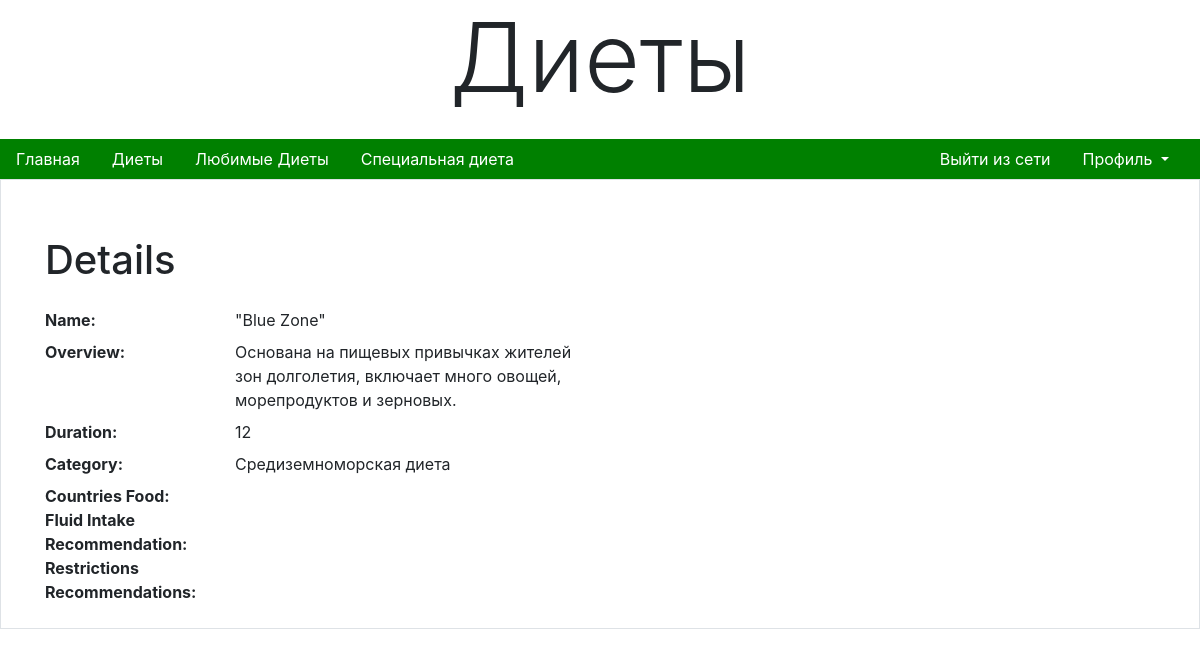
/diets/4 (signed in), run on the app's committed database.
### main/models.py (models this page shows, shortened)
class Diets(models.Model):
    name = models.CharField(max_length=100)
    overview = models.TextField()
    duration = models.CharField(max_length=50)
    category = models.ForeignKey(Category, on_delete=models.CASCADE, blank=True, null=True)
    countries_food = models.ManyToManyField(CountryFood, null=True, blank=True)
    fluid_intake_recommendation = models.TextField(blank=True, null=True)
    restrictions_recommendations = models.TextField(blank=True, null=True)

class Category(models.Model):
    name = models.CharField(max_length=200)

### main/views.py (the view)
# urls.py: path('diets/<int:pk>', views.DietsDetailView.as_view(), name='diets_detail'),
class DietsDetailView(LoginRequiredMixin, DetailView):
    model = Diets
    context_object_name = 'diet'
    template_name = 'main/dietDetailPage.html'

### main/templates/main/dietDetailPage.html (shortened to what this page needs)
{% extends 'layouts/navbar.html' %}
{% load bootstrap4 %}
{% block header %} Диеты {% endblock %}
{% block content %}
     <div class="container mt-5">
        <h1>Details</h1>
        <div class="row mt-4">
            <div class="col-md-6">
                <dl class="row">
                    <dt class="col-sm-4">Name:</dt>
                    <dd class="col-sm-8">{{ diet.name }}</dd>
                    <dt class="col-sm-4">Overview:</dt>
                    <dd class="col-sm-8">{{ diet.overview }}</dd>
                    <dt class="col-sm-4">Duration:</dt>
                    <dd class="col-sm-8">{{ diet.duration }}</dd>
                    <dt class="col-sm-4">Category:</dt>
                    <dd class="col-sm-8">{{ diet.category.name }}</dd>
                    <dt class="col-sm-4">Countries Food:</dt>
                    <dd class="col-sm-8">
                    </dd>
                    <dt class="col-sm-4">Fluid Intake Recommendation:</dt>
                    <dd class="col-sm-8">{{ diet.fluid_intake_recommendation }}</dd>
                    <dt class="col-sm-4">Restrictions Recommendations:</dt>
                    <dd class="col-sm-8">{{ diet.restrictions_recommendations }}</dd>
                </dl>
            </div>
        </div>
    </div>
{% endblock %}

### data on the page
Diets: name "\"Blue Zone\"", overview "Основана на пищевых привычках жителей зон долголетия, включает много овощей, морепродуктов и зерновых.", duration "12", category.name "Средиземноморская диета"
